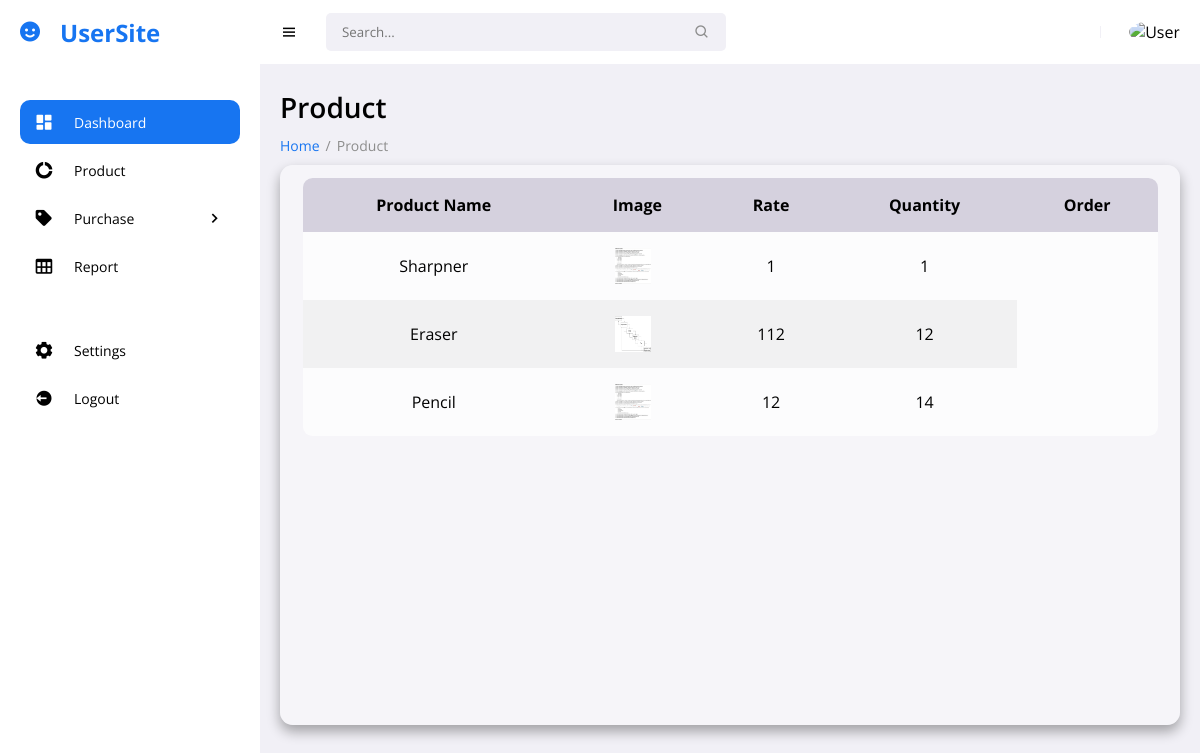
/userproduct.php (signed in), run on the app's committed database.
### tables this page shows
CREATE TABLE `product` (
  `product_id` int(11) NOT NULL,
  `product_name` varchar(255) NOT NULL,
  `product_bought` int(255) NOT NULL,
  `product_stock` int(255) NOT NULL,
  `product_image` varchar(255) NOT NULL,
  `product_add_date` date NOT NULL DEFAULT current_timestamp()
);

### userproduct.php (the view, shortened to what this page needs)
<!DOCTYPE html>
<?php
	include 'includes/connection.php';
?>
<html lang="en">
<head>
	<link href='https://unpkg.com/boxicons@2.0.9/css/boxicons.min.css' rel='stylesheet'>
	<link rel="stylesheet" href="assets/css/style.css">
	<link rel="stylesheet" href="assets/css/add.css">
</head>
<body>
<section id="sidebar">
    <?php
        if($_SESSION['user_type'] == 1){
            include 'layouts/user_menu.php';
        }
        else{
            include 'layouts/admin_menu.php';
        }
    ?>
<main >
    <h1 class="title">Product</h1>
    <ul class="breadcrumbs">
        <li><a href="index.php">Home</a></li>
        <li class="divider">/</li>
        <li><a href="product.php" class="active">Product</a></li>
    </ul>
    <div class="content">
        <div class="table">
            <section class="table_body">
                <table>
                    <thead>
                        <tr>
                            <th>Product Name</th>
                            <th>Image</th>
                            <th>Rate</th>
                            <th>Quantity</th>
                            <th>Order</th>
                        </tr>
                    </thead>
                    <tbody>
                    <?php
                        $select_product = mysqli_query($con, "SELECT * FROM product");
                        if(mysqli_num_rows($select_product) > 0){
                           while( $fetch_product = mysqli_fetch_assoc($select_product)){
                        ?>
                         <tr>
                            <td><?php  echo $fetch_product['product_name']?></td>
                            <td><img src="<?php echo "images/".$fetch_product['product_image']; ?>" alt="image" width="100px" height="100px"></td>
                            <td><?php  echo $fetch_product['product_bought'] ?></td>
                            <td><?php  echo $fetch_product['product_stock'] ?></td>
                        </tr>
                        <?php
                           }
                        }
                    ?>
                    </tbody>
                </table>
            </section>
        </div>
    </div>
</main>
</section>
</body>
</html>

### layouts/user_menu.php (shortened to what this page needs)
<a href="#" class="brand"><i class='bx bxs-smile icon'></i> UserSite</a>
		<ul class="side-menu">
			<li><a href="index.php" class="active"><i class='bx bxs-dashboard icon' ></i> Dashboard</a></li>
			<li>
				<a href="userproduct.php"><i class='bx bxs-doughnut-chart icon' ></i> Product</a>
			</li>
			<li>
				<a href="#"><i class='bx bxs-purchase-tag icon'></i> Purchase <i class='bx bx-chevron-right icon-right' ></i></a>
			</li>
			<li><a href="#"><i class='bx bx-table icon' ></i> Report </a></li>
			<li><a href="#"><i class='bx bxs-cog icon' ></i> Settings </a></li>
			<li><a href="logout.php"><i class='bx bxs-log-out-circle icon' ></i> Logout </a></li>
		</ul>
	</section>
    <section id="content">
        <nav>
            <i class='bx bx-menu toggle-sidebar' ></i>
            <form action="#">
                <div class="form-group">
                    <input type="text" placeholder="Search...">
                    <i class='bx bx-search icon' ></i>
                </div>
            </form>
            <div class="profile">
                <img src="" alt="User">
            </div>
        </nav>

### assets/css/style.css (style rules this page uses)
* { font-family: 'Open Sans', sans-serif; margin: 0; padding: 0; box-sizing: border-box; }
:root { --grey: #F1F0F6; --dark-grey: #8D8D8D; --light: #fff; --dark: #000; --green: #81D43A; --light-green: #E3FFCB; --blue: #1775F1; --light-blue: #D0E4FF; --dark-blue: #0C5FCD; --red: #FC3B56; --hue: 240; --first-color: hsl(var(--hue), 16%, 18%); --title-color: hsl(var(--hue), 8%, 15%); --text-color: hsl(var(--hue), 8%, 35%); --body-color: hsl(var(--hue), 100%, 99%); --container-color: #FFF; --z-modal: 1000; }
body { background: var(--grey); overflow-x: hidden; }
a { text-decoration: none; }
li { list-style: none; }
#sidebar { position: fixed; max-width: 260px; width: 100%; background: var(--light); top: 0; left: 0; height: 100%; overflow-y: auto; scrollbar-width: none; transition: all .3s ease; z-index: 200; }
#sidebar .brand { font-size: 24px; display: flex; align-items: center; height: 64px; font-weight: 700; color: var(--blue); position: sticky; top: 0; left: 0; z-index: 100; background: var(--light); transition: all .3s ease; padding: 0 6px; }
#sidebar .icon { min-width: 48px; display: flex; justify-content: center; align-items: center; margin-right: 6px; }
#sidebar .icon-right { margin-left: auto; transition: all .3s ease; }
#sidebar .side-menu { margin: 36px 0; padding: 0 20px; transition: all .3s ease; }
#sidebar .side-menu i { font-size: 20px; }
#sidebar .side-menu a { display: flex; align-items: center; font-size: 14px; color: var(--dark); padding: 12px 16px 12px 0; transition: all .3s ease; border-radius: 10px; margin: 4px 0; white-space: nowrap; }
#sidebar .side-menu li a.active { background: var(--blue); color: var(--light); }
#content { position: relative; width: calc(100% - 260px); left: 260px; transition: all .3s ease; min-height: 100vh; }
nav { background: var(--light); height: 64px; padding: 0 20px; display: flex; align-items: center; grid-gap: 28px; position: sticky; top: 0; left: 0; z-index: 100; }
nav .toggle-sidebar { font-size: 18px; cursor: pointer; }
nav form { max-width: 400px; width: 100%; margin-right: auto; }
nav .form-group { position: relative; }
nav .form-group input { width: 100%; background: var(--grey); border-radius: 5px; border: none; outline: none; padding: 10px 36px 10px 16px; transition: all .3s ease; }
nav .form-group .icon { position: absolute; top: 50%; transform: translateY(-50%); right: 16px; color: var(--dark-grey); }
nav .profile { position: relative; }
nav .profile img { width: 36px; height: 36px; border-radius: 50%; object-fit: cover; cursor: pointer; }
main { width: 100%; padding: 24px 20px 20px 20px; }
main .title { font-size: 28px; font-weight: 600; margin-bottom: 10px; }
main .breadcrumbs { display: flex; grid-gap: 6px; }
main .breadcrumbs li, main .breadcrumbs li a { font-size: 14px; }
main .breadcrumbs li a { color: var(--blue); }
main .breadcrumbs li a.active, main .breadcrumbs li.divider { color: var(--dark-grey); pointer-events: none; }
main .content { width: 100%; min-height: 70vh; margin-top: 10px; background-color: #fff5; box-shadow: 0 .4rem .8rem #0005; border-radius: .8rem; }
main .table { width: 100%; height: 70vh; overflow: hidden; }
.table td img { width: 36px; height: 36px; margin-right: 8px; vertical-align: middle; }
main .content .table_body { width: 95%; max-height: calc(89% - .16rem); background-color: #fffb; margin: .8rem auto; border-radius: .6rem; overflow: auto; }
table { width: 100%; overflow: auto; }
table, th, td { border-collapse: collapse; padding: 1rem; text-align: center; }
thead th { top: 0; left: 0; background-color: #d5d1defe; }
tbody tr:nth-child(even) { background-color: #0000000b; }

### data on the page
product: product_name "Sharpner", product_image (picture), product_bought "1", product_stock "1"
product: product_name "Eraser", product_image (picture), product_bought "112", product_stock "12"
product: product_name "Pencil", product_image (picture), product_bought "12", product_stock "14"
